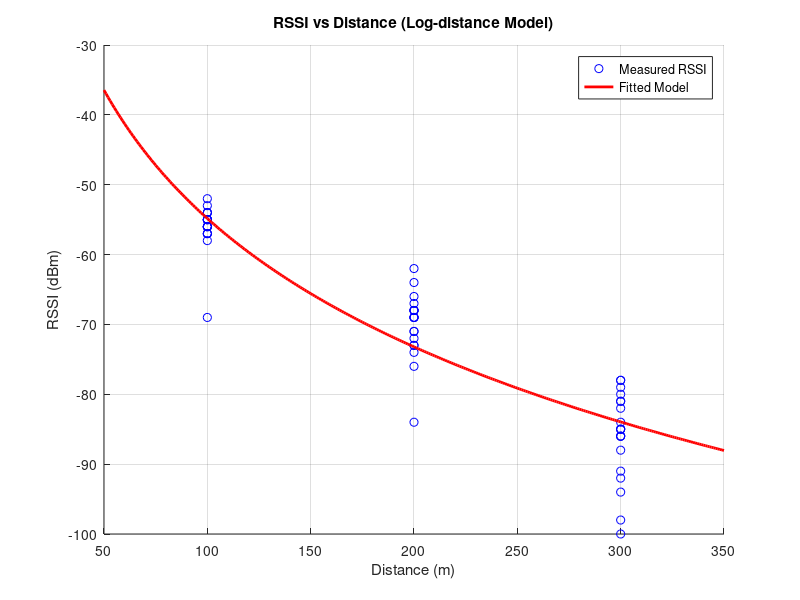

Write MATLAB code to recreate this figure.
clear all; close all;

% I genereated this example code with chatGPT, to refresh myself on
% MATLAB code syntax - Mathew

% Distances (in meters)
d = [repmat(100, 1, 20), repmat(200, 1, 20), repmat(300, 1, 20)];

% RSSI measurements (sample of 20 values per distance)
rssi_100 = [-53, -56, -55, -52, -55, -54, -56, -54, -69, -58, ...
            -56, -55, -56, -57, -56, -57, -55, -54, -55, -57];
rssi_200 = [-76, -62, -84, -69, -66, -64, -68, -69, -74, -72, ...
            -68, -69, -69, -67, -73, -71, -73, -68, -68, -71];
rssi_300 = [-82, -92, -79, -84, -85, -81, -78, -81, -78, -80, ...
            -85, -98, -88, -100, -86, -86, -85, -91, -86, -94];

rssi = [rssi_100, rssi_200, rssi_300];

% Transform distances using log10 for the model
X = log10(d)';  % column vector
y = rssi';      % column vector

% Least squares estimation: y = A * theta
A = [X, ones(size(X))];      % [log10(d), 1]
theta = (A' * A) \ (A' * y); % Solve normal equations

% Extract path loss exponent n and RSSI_0
n = -theta(1) / 10;
RSSI0 = theta(2);

% Display the results
fprintf('Estimated path loss exponent n: %.4f\n', n);
fprintf('Estimated RSSI at 1 meter (RSSI0): %.2f dBm\n', RSSI0);

% Plot results
d_range = 50:1:350;
pred_rssi = theta(1) * log10(d_range) + theta(2);

figure;
scatter(d, rssi, 'b', 'DisplayName', 'Measured RSSI');
hold on;
plot(d_range, pred_rssi, 'r-', 'LineWidth', 2, 'DisplayName', 'Fitted Model');
xlabel('Distance (m)');
ylabel('RSSI (dBm)');
title('RSSI vs Distance (Log-distance Model)');
legend;
grid on;